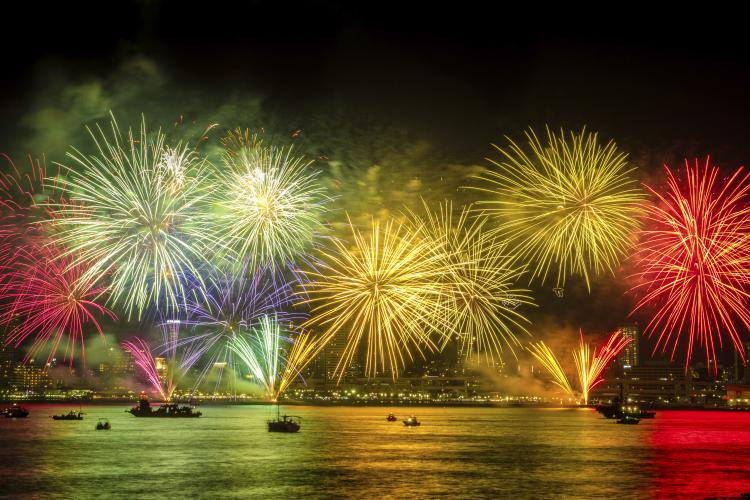
#> input picture assets/pics/ny.jpg, 750 x 500 px
$ python -i mkpics.py   (imports and definitions only)   (older library calls are emulated)
#> lines starting #> are read from the running program, lines starting #| are printed output that depends on the picture
'''
	This file is part of Secure Thermostat project.
    Copyright (C) 2017  Sergey Gorbov

    This program is free software: you can redistribute it and/or modify
    it under the terms of the GNU General Public License as published by
    the Free Software Foundation, either version 3 of the License, or
    (at your option) any later version.

    This program is distributed in the hope that it will be useful,
    but WITHOUT ANY WARRANTY; without even the implied warranty of
    MERCHANTABILITY or FITNESS FOR A PARTICULAR PURPOSE.  See the
    GNU General Public License for more details.

    You should have received a copy of the GNU General Public License
    along with this program.  If not, see <http://www.gnu.org/licenses/>.
'''


from PIL import Image
from config import *

def make_pics():
    # 1. resizeing the background picture
    bg_in = Image.open(BG['PIC'])
#> bg_in is the input picture: PIL image 750x500 RGB; mean R, G, B 98.4, 76.9, 39
    bg_out = bg_in.resize(BG['SIZE'], Image.ANTIALIAS)
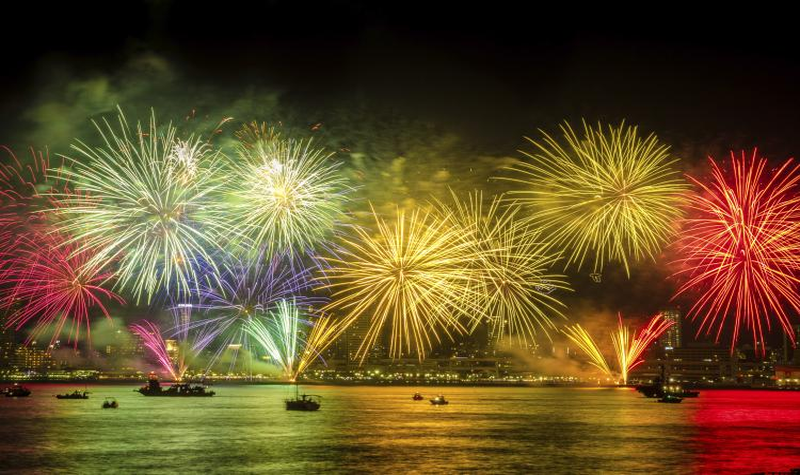
#> bg_out: PIL image 800x475 RGB; mean R, G, B 98.4, 76.9, 39.1
    bg_out.save(BASE_PATH+BG['OUT'])

    # 2. Based on the resized picture create blended lower and upper panels
    lp_mask = Image.open(LP['PIC'])
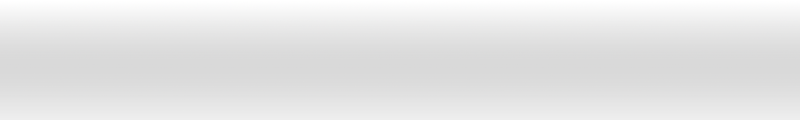
#> input picture assets/pics/HorizontalLowerPanelTemplate.png, 800 x 120 px
#> lp_mask is the input picture: PIL image 800x120 RGBA; mean R, G, B, A 175.4, 175.4, 175.4, 131.9
    lp_in = bg_out.copy()
    lp_out = lp_in.crop((0, BG['SIZE'][1]-LP['SIZE'][1], BG['SIZE'][0], BG['SIZE'][1]))
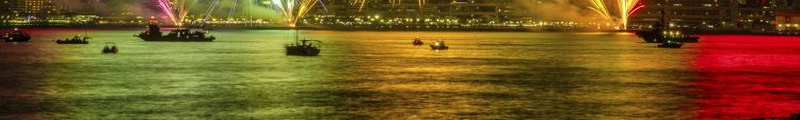
#> lp_out: PIL image 800x120 RGB; mean R, G, B 116.2, 85.8, 31.6
    lp_out.paste(lp_mask, (0,0), lp_mask)
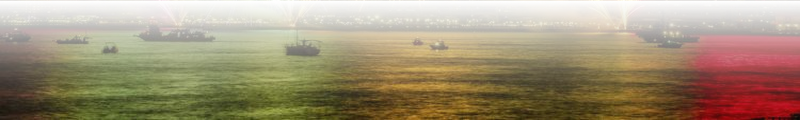
#> lp_out: PIL image 800x120 RGB; mean R, G, B 161.4, 146.3, 120.1
    lp_out.save(BASE_PATH+LP['OUT'])

#> (the run stopped early here; a loop or call above may not have finished)
